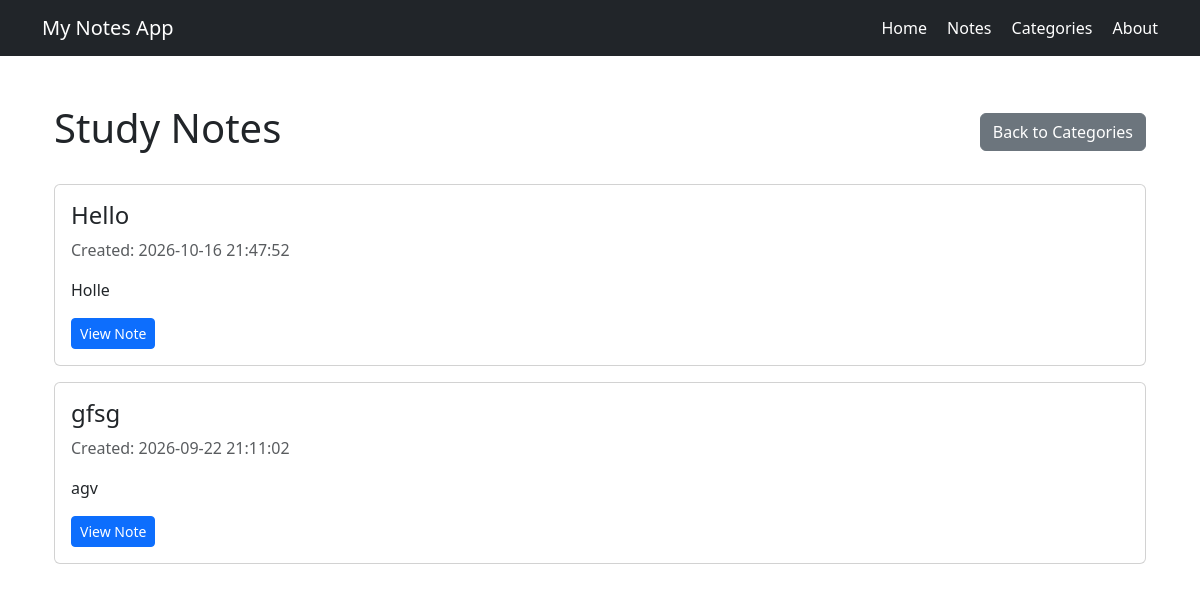
Page /categories/1 on the earlier database version.
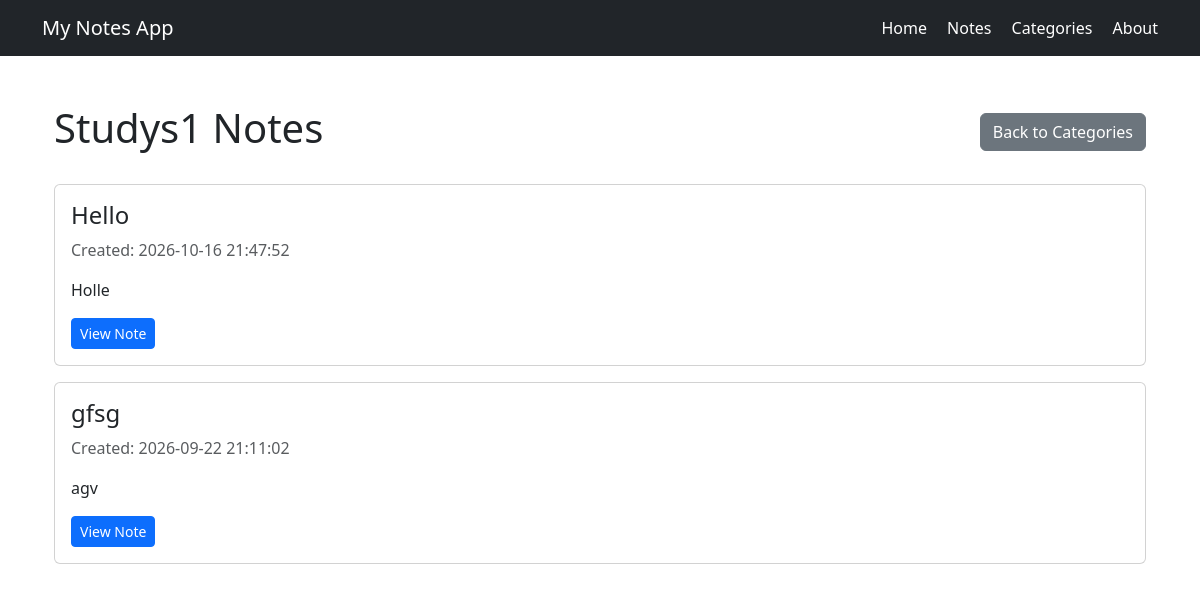
Same page on the later database version.
### tables this page shows
CREATE TABLE categories (
            id INTEGER PRIMARY KEY AUTOINCREMENT,
            name TEXT NOT NULL UNIQUE
        );

CREATE TABLE notes (
            id INTEGER PRIMARY KEY AUTOINCREMENT,
            title TEXT NOT NULL,
            content TEXT NOT NULL
        , category TEXT NOT NULL DEFAULT 'General', created_at TEXT NOT NULL DEFAULT '');

### app.py (the view)
@app.route("/categories/<int:category_id>")
def view_category(category_id):
    category = find_category(category_id)
    if category is None:
        abort(404)
    connection = get_db_connection()
    notes = connection.execute(
        """
        SELECT * FROM notes
        WHERE category = ?
        ORDER BY id DESC
        """,
        (category["name"],)
    ).fetchall()
    connection.close()
    return render_template(
        "view_category.html",
        category=category,
        notes=notes
    )

### app.py (called while the page is built)
def get_db_connection():
    connection = sqlite3.connect(DATABASE)
    connection.row_factory = sqlite3.Row
    return connection

def find_category(category_id):
    connection = get_db_connection()
    category = connection.execute(
        "SELECT * FROM categories WHERE id = ?",
        (category_id,)
    ).fetchone()
    connection.close()
    return category

### templates/view_category.html (shortened to what this page needs)
{% extends "base.html" %}
{% block content %}
<div class="container mt-4">
    <div class="d-flex justify-content-between align-items-center mb-4">
        <h1>{{ category['name'] }} Notes</h1>
        <a href="{{ url_for('categories') }}"
           class="btn btn-secondary">
            Back to Categories
        </a>
    </div>
    {% if notes %}
        {% for note in notes %}
            <div class="card mb-3">
                <div class="card-body">
                    <h4>{{ note['title'] }}</h4>
                    <p class="text-muted">
                        Created: {{ note['created_at'] }}
                    </p>
                    <p>{{ note['content'] }}</p>
                    <a href="{{ url_for('view_note', note_id=note['id']) }}"
                       class="btn btn-sm btn-primary">
                        View Note
                    </a>
                </div>
            </div>
        {% endfor %}
    {% else %}
        <div class="alert alert-info">
            This category has no notes yet.
        </div>
    {% endif %}
</div>
{% endblock %}

### templates/base.html (shortened to what this page needs)
<!DOCTYPE html>
<html lang="en">
<head>
<link
    href="https://cdn.jsdelivr.net/npm/bootstrap@5.3.3/dist/css/bootstrap.min.css"
    rel="stylesheet"
>
</head>
<body>
<nav class="navbar navbar-expand-lg bg-dark navbar-dark">
    <div class="container">
        <a
            class="navbar-brand"
            href="{{ url_for('home') }}"
        >
            My Notes App
        </a>
        <div>
            <a
                class="text-white me-3 text-decoration-none"
                href="{{ url_for('home') }}"
            >
                Home
            </a>
            <a
                class="text-white me-3 text-decoration-none"
                href="{{ url_for('notes') }}"
            >
                Notes
            </a>
            <a
                class="text-white me-3 text-decoration-none"
                href="{{ url_for('categories') }}"
            >
                Categories
            </a>
            <a
                class="text-white text-decoration-none"
                href="{{ url_for('about') }}"
            >
                About
            </a>
        </div>
    </div>
</nav>
<main class="container mt-5">
    {% block content %}
    {% endblock %}
</main>
</body>
</html>

Differences in the rows shown:
changed categories: name "Study" → "Studys1"
